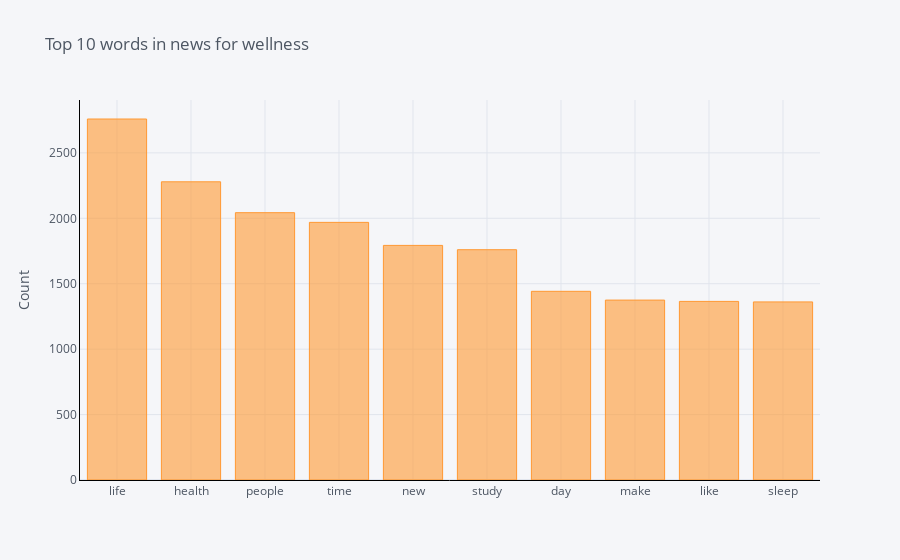

Source (notebook cell):
### Code cell
plot_top_n_words(df_top_10_category[df_top_10_category['category'] == 'WELLNESS']['news'],title='Top 10 words in news for wellness',n=10)

### Figure 1 — Plotly figure (JSON) as saved in the notebook; plotly's stock layout.template omitted (floating-point values rounded to 4 significant figures)
{"data": [{"name": "count", "text": "", "y": [2759, 2279, 2043, 1969, 1793, 1760, 1442, 1375, 1365, 1361], "marker": {"color": "rgba(255, 153, 51, 0.6)", "line": {"color": "rgba(255, 153, 51, 1.0)", "width": 1}}, "x": ["life", "health", "people", "time", "new", "study", "day", "make", "like", "sleep"], "type": "bar", "orientation": "v"}], "layout": {"title": {"text": "Top 10 words in news for wellness", "font": {"color": "#4D5663"}}, "paper_bgcolor": "#F5F6F9", "plot_bgcolor": "#F5F6F9", "yaxis": {"tickfont": {"color": "#4D5663"}, "title": {"text": "Count", "font": {"color": "#4D5663"}}, "showgrid": true, "zerolinecolor": "#E1E5ED", "gridcolor": "#E1E5ED", "linecolor": "black"}, "xaxis": {"tickfont": {"color": "#4D5663"}, "title": {"text": "", "font": {"color": "#4D5663"}}, "showgrid": true, "zerolinecolor": "#E1E5ED", "gridcolor": "#E1E5ED", "linecolor": "black"}, "legend": {"bgcolor": "#F5F6F9", "font": {"color": "#4D5663"}}}}
